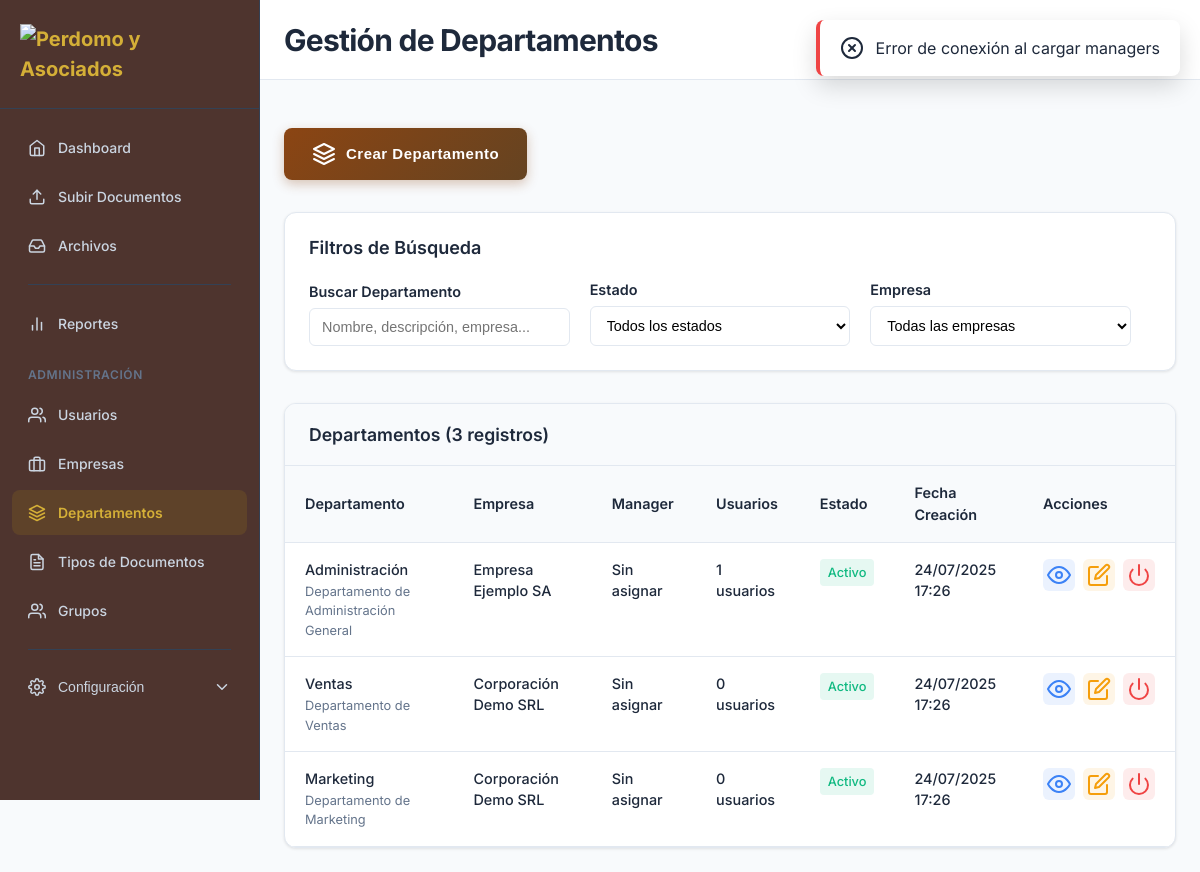
Page /modules/departments/index.php (signed in) on the committed database.
### tables this page shows
CREATE TABLE `departments` (
  `id` int(11) NOT NULL,
  `company_id` int(11) DEFAULT NULL,
  `manager_id` int(11) DEFAULT NULL,
  `name` varchar(255) NOT NULL,
  `description` text DEFAULT NULL,
  `parent_id` int(11) DEFAULT NULL,
  `status` enum('active','inactive') DEFAULT 'active',
  `created_at` timestamp NOT NULL DEFAULT current_timestamp(),
  `updated_at` timestamp NOT NULL DEFAULT current_timestamp() ON UPDATE current_timestamp()
);

CREATE TABLE `companies` (
  `id` int(11) NOT NULL,
  `name` varchar(255) NOT NULL,
  `description` text DEFAULT NULL,
  `ruc` varchar(20) DEFAULT NULL,
  `address` text DEFAULT NULL,
  `phone` varchar(20) DEFAULT NULL,
  `email` varchar(100) DEFAULT NULL,
  `contact_person` varchar(100) DEFAULT NULL,
  `status` enum('active','inactive') DEFAULT 'active',
  `created_at` timestamp NOT NULL DEFAULT current_timestamp(),
  `updated_at` timestamp NOT NULL DEFAULT current_timestamp() ON UPDATE current_timestamp()
);

### config/database.php (called while the page is built, shortened)
<?php
class Database {
    private $host = 'localhost';
    private $db_name = 'dms2';
    private $username = 'root';
    private $password = '';
    public function getConnection() {
        $this->conn = null;
        try {
            $dsn = "mysql:host=" . $this->host . ";dbname=" . $this->db_name . ";charset=utf8mb4";
            $options = [
                PDO::ATTR_ERRMODE => PDO::ERRMODE_EXCEPTION,
                PDO::ATTR_DEFAULT_FETCH_MODE => PDO::FETCH_ASSOC,
                PDO::ATTR_EMULATE_PREPARES => false,
                PDO::MYSQL_ATTR_INIT_COMMAND => "SET NAMES utf8mb4"
            ];
            $this->conn = new PDO($dsn, $this->username, $this->password, $options);
        } catch(PDOException $exception) {
            error_log("Error de conexión a la base de datos: " . $exception->getMessage());
            throw new Exception("Error de conexión a la base de datos");
        }
        return $this->conn;
    }
}
function getDbConnection() {
    return $GLOBALS['database']->getConnection();
}
function executeQuery($query, $params = []) {
    try {
        $conn = getDbConnection();
        $stmt = $conn->prepare($query);
        $stmt->execute($params);
        return $stmt;
    } catch(PDOException $e) {
        error_log("Error en query: " . $e->getMessage() . " | Query: " . $query);
        return false;
    }
}
function fetchOne($query, $params = []) {
    try {
        $stmt = executeQuery($query, $params);
        if ($stmt) {
            return $stmt->fetch(PDO::FETCH_ASSOC);
        }
    } catch(Exception $e) {
        error_log("Error en fetchOne: " . $e->getMessage());
    }
    return false;
}
?>

### modules/departments/index.php (the view, shortened to what this page needs)
<?php
require_once '../../config/database.php';
if (!function_exists('getFullName')) {
    function getFullName() {
        $user = SessionManager::getCurrentUser();
        return trim(($user['first_name'] ?? '') . ' ' . ($user['last_name'] ?? ''));
    }
}
$itemsPerPage = 10;
$currentPage = isset($_GET['page']) ? max(1, intval($_GET['page'])) : 1;
$offset = ($currentPage - 1) * $itemsPerPage;
$filters = [
    'search' => trim($_GET['search'] ?? ''),
    'status' => $_GET['status'] ?? '',
    'company_id' => $_GET['company_id'] ?? ''
];
$whereConditions = [];
$params = [];
$whereClause = !empty($whereConditions) ? 'WHERE ' . implode(' AND ', $whereConditions) : '';
$countQuery = "SELECT COUNT(DISTINCT d.id) as total
               FROM departments d
               LEFT JOIN companies c ON d.company_id = c.id
               LEFT JOIN users u ON d.manager_id = u.id
               $whereClause";
try {
    $totalItems = fetchOne($countQuery, $params)['total'];
    $query = "SELECT d.*,
                     c.name as company_name,
                     CONCAT(u.first_name, ' ', u.last_name) as manager_name,
                     u.email as manager_email,
                     (SELECT COUNT(*) FROM users WHERE department_id = d.id AND status = 'active') as total_users
              FROM departments d
              LEFT JOIN companies c ON d.company_id = c.id
              LEFT JOIN users u ON d.manager_id = u.id
              $whereClause
              ORDER BY d.created_at DESC
              LIMIT :limit OFFSET :offset";
    $params['limit'] = $itemsPerPage;
    $params['offset'] = $offset;
    $database = new Database();
    $pdo = $database->getConnection();
    $stmt = $pdo->prepare($query);
    foreach ($params as $key => $value) {
        if ($key === 'limit' || $key === 'offset') {
            $stmt->bindValue(':' . $key, (int)$value, PDO::PARAM_INT);
        } else {
            $stmt->bindValue(':' . $key, $value);
        }
    }
    $stmt->execute();
    $departments = $stmt->fetchAll(PDO::FETCH_ASSOC);
} catch (Exception $e) {
    $departments = [];
    $totalItems = 0;
    $totalPages = 1;
    $error = "Error al cargar departamentos: " . $e->getMessage();
}
function getStatusBadgeClass($status)
{
    return $status === 'active' ? 'status-active' : 'status-inactive';
}
function formatDate($date)
{
    return date('d/m/Y H:i', strtotime($date));
}
?>
<!DOCTYPE html>
<html lang="es">
<head>
    <link rel="stylesheet" href="../../assets/css/main.css">
    <link rel="stylesheet" href="../../assets/css/dashboard.css">
    <link rel="stylesheet" href="../../assets/css/sidebar.css">
    <link rel="stylesheet" href="../../assets/css/departments.css">
    <link rel="stylesheet" href="../../assets/css/modal.css">
</head>
<body class="dashboard-layout">
    <?php include '../../includes/sidebar.php'; ?>
    <main class="main-content">
        <header class="content-header">
            <div class="header-left">
                <h1>Gestión de Departamentos</h1>
            </div>
            <div class="header-right">
                <div class="header-info">
                    <div class="user-name-header"><?php echo htmlspecialchars(getFullName()); ?></div>
                    <div class="current-time" id="currentTime"></div>
                </div>
                <div class="header-actions">
                    <a href="../../logout.php" class="btn-icon logout-btn" onclick="return confirm('¿Está seguro que desea cerrar sesión?')">
                    </a>
                </div>
            </div>
        </header>
        <div class="container">
            <div class="create-button-section">
                <button class="btn btn-primary btn-create-departament" onclick="openCreateDepartmentModal()">
                    <i data-feather="layers"></i>
                    <span>Crear Departamento</span>
                </button>
            </div>
            <div class="filters-card">
                <h3>Filtros de Búsqueda</h3>
                <form method="GET" class="filters-form" id="filtersForm">
                    <div class="filters-grid">
                        <div class="filter-group">
                            <label for="search">Buscar Departamento</label>
                            <input type="text"
                                id="search"
                                name="search"
                                placeholder="Nombre, descripción, empresa..."
                                value="<?php echo htmlspecialchars($filters['search']); ?>"
                                onkeyup="handleFilterChange()">
                        </div>
                        <div class="filter-group">
                            <label for="status">Estado</label>
                            <select id="status" name="status" onchange="handleFilterChange()">
                                <option value="">Todos los estados</option>
                            </select>
                        </div>
                        <div class="filter-group">
                            <label for="company_id">Empresa</label>
                            <select id="company_id" name="company_id" onchange="handleFilterChange()">
                                <option value="">Todas las empresas</option>
                            </select>
                        </div>
                    </div>
                </form>
            </div>
            <div class="table-section">
                <div class="table-header">
                    <h3>Departamentos (<?php echo $totalItems; ?> registros)</h3>
                </div>
                <div class="table-container">
                    <table class="data-table">
                        <thead>
                            <tr>
                                <th>Departamento</th>
                                <th>Empresa</th>
                                <th>Manager</th>
                                <th>Usuarios</th>
                                <th>Estado</th>
                                <th>Fecha Creación</th>
                                <th class="actions-header">Acciones</th>
                            </tr>
                        </thead>
                        <tbody>
                            <?php if (empty($departments)): ?>
                                <tr>
                                    <td colspan="7" class="no-data">
                                        <i data-feather="building"></i>
                                        <p>No se encontraron departamentos</p>
                                        <button class="btn btn-primary" onclick="openCreateDepartmentModal()">
                                            <i data-feather="plus"></i>
                                            Crear primer departamento
                                        </button>
                                    </td>
                                </tr>
                            <?php else: ?>
                                <?php foreach ($departments as $department): ?>
                                    <tr>
                                        <td>
                                            <div class="cell-content">
                                                <div class="primary-text"><?php echo htmlspecialchars($department['name']); ?></div>
                                                <?php if (!empty($department['description'])): ?>
                                                    <div class="secondary-text"><?php echo htmlspecialchars($department['description']); ?></div>
                                                <?php endif; ?>
                                            </div>
                                        </td>
                                        <td>
                                            <div class="cell-content">
                                                <div class="primary-text"><?php echo htmlspecialchars($department['company_name'] ?? 'Sin empresa'); ?></div>
                                            </div>
                                        </td>
                                        <td>
                                            <div class="cell-content">
                                                <div class="primary-text"><?php echo htmlspecialchars($department['manager_name'] ?? 'Sin asignar'); ?></div>
                                            </div>
                                        </td>
                                        <td>
                                            <div class="cell-content">
                                                <div class="primary-text"><?php echo $department['total_users']; ?> usuarios</div>
                                            </div>
                                        </td>
                                        <td>
                                            <span class="status-badge <?php echo getStatusBadgeClass($department['status']); ?>">
                                                <?php echo $department['status'] === 'active' ? 'Activo' : 'Inactivo'; ?>
                                            </span>
                                        </td>
                                        <td>
                                            <div class="cell-content">
                                                <div class="primary-text"><?php echo formatDate($department['created_at']); ?></div>
                                            </div>
                                        </td>
                                        <td class="actions-cell">
                                            <div class="action-buttons">
                                                <button class="btn-action view"
                                                    onclick="viewDepartmentDetails(<?php echo $department['id']; ?>)"
                                                    title="Ver detalles">
                                                    <i data-feather="eye"></i>
                                                </button>
                                                <button class="btn-action edit"
                                                    onclick="editDepartment(<?php echo $department['id']; ?>)"
                                                    title="Editar departamento">
                                                    <i data-feather="edit"></i>
                                                </button>
                                                <button class="btn-action delete"
                                                    onclick="toggleDepartmentStatus(<?php echo $department['id']; ?>, '<?php echo $department['status']; ?>')"
                                                    title="<?php echo $department['status'] === 'active' ? 'Desactivar' : 'Activar'; ?>">
                                                    <i data-feather="power"></i>
                                                </button>
                                            </div>
                                        </td>
                                    </tr>
                                <?php endforeach; ?>
                            <?php endif; ?>
                        </tbody>
                    </table>
                </div>
            </div>
        </div>
    </main>
</body>
</html>

### rows in the picture
departments: name "Administración", description "Departamento de Administración General", company.name "Empresa Ejemplo SA", manager_name "Sin asignar", total_users "1", status "Activo", created_at "24/07/2025 17:26"
departments: name "Ventas", description "Departamento de Ventas", company.name "Corporación Demo SRL", manager_name "Sin asignar", total_users "0", status "Activo", created_at "24/07/2025 17:26"
departments: name "Marketing", description "Departamento de Marketing", company.name "Corporación Demo SRL", manager_name "Sin asignar", total_users "0", status "Activo", created_at "24/07/2025 17:26"

### other values in the picture
$totalItems "3"
